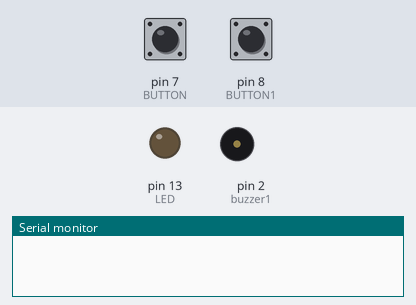
Bench run of a sketch on a simulated Arduino Uno, built with avr-gcc and run on an emulated ATmega328P. On the bench: output pins drawn as LEDs (lit = HIGH), buzzer (waves = sounding, pin HIGH), the last lines printed to the serial monitor. The test bench sets the inputs (shaded band); at power-on: pin 8 (BUTTON1) LOW, pin 7 (BUTTON) LOW.

Above: at 1.2 s.
1.3 s: pin 8 (BUTTON1) pulled HIGH for 3.2 s
At 2.1 s:
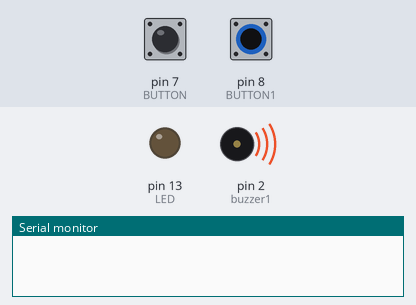
7.1 s: pin 7 (BUTTON) pulled HIGH for 0.25 s
8.8 s: pin 8 (BUTTON1) pulled HIGH for 0.25 s
At 9.6 s:
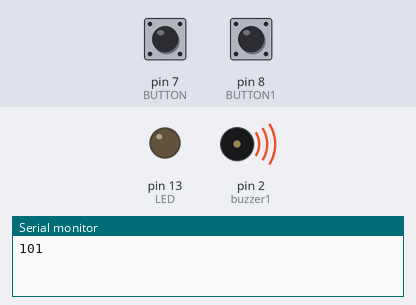
12.0 s: pin 8 (BUTTON1) pulled HIGH for 1 s
At 14.8 s:
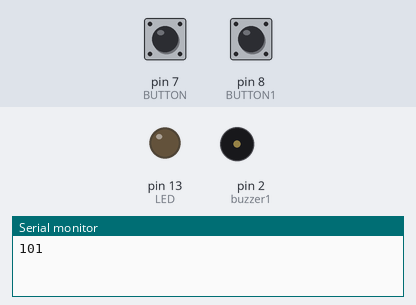
Timing chart, 0 to 16.3 s (numbered marks = the images above; inputs shaded):
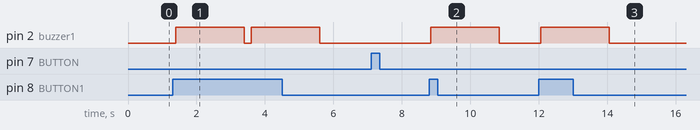

Measured:
- after the input at 1.3 s, pin 2 (buzzer1): alternates HIGH for 2.0 s and LOW for 0.20 s, starting after 0.10 s
- after the input at 8.8 s, pin 2 (buzzer1): LOW → HIGH after 0.05 s, → LOW 2.0 s later
- after the input at 12.0 s, pin 2 (buzzer1): LOW → HIGH after 0.05 s, → LOW 2.0 s later

The sketch:

safeSpace.ino
```cpp
const int BUTTON = 7;
const int BUTTON1 = 8;
const int LED = 13;
const int buzzer=11;
int BUTTONstate = 0;
int BUTTON1state = 0;
const int buzzer1=2;

void setup()
{
  pinMode(BUTTON, INPUT);
  pinMode(BUTTON1, INPUT);
  pinMode(LED, OUTPUT);
  pinMode(buzzer1, OUTPUT);
  Serial.begin(9600);
}

void loop()
{
  digitalWrite(buzzer1, LOW);
  BUTTONstate = digitalRead(BUTTON);
  BUTTON1state = digitalRead(BUTTON1);
  if (BUTTONstate == HIGH)
  {
    digitalWrite(LED, HIGH);
    Serial.print(101);

     // turn the LED on (HIGH is the voltage level)
    //digitalWrite(BUTTON, LOW);
    digitalWrite(LED, LOW);
    delay(50);

  }
  if(BUTTON1state == HIGH){
    digitalWrite(buzzer1, HIGH);
    delay(2000);
    digitalWrite(buzzer1, LOW);
  }
  else{
    digitalWrite(LED, LOW);
    //Serial.print(BUTTONstate);
  }
  delay(200);

}
```
